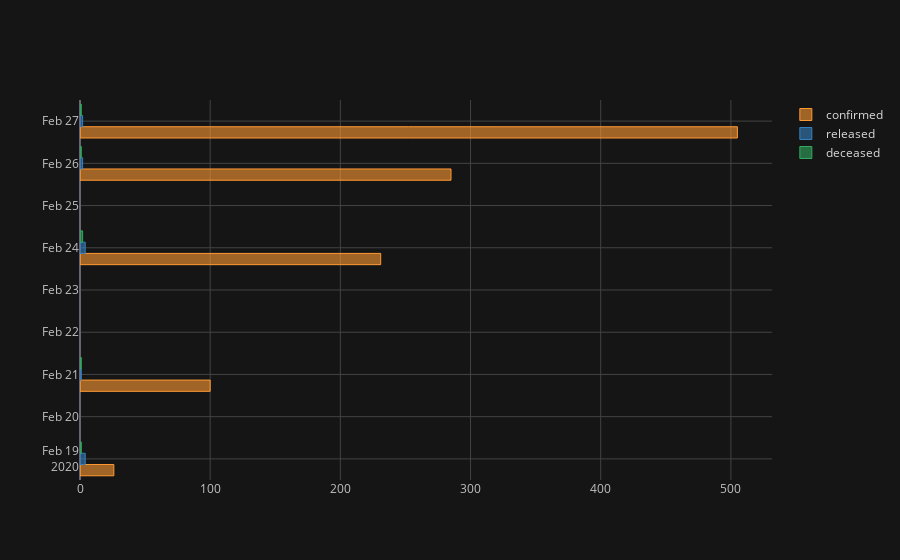

Here is the notebook cell this chart was saved with:
### Code cell
data_merged.set_index('date').iplot(kind='barh')

### Figure 1 — Plotly figure (JSON) as saved in the notebook; plotly's stock layout.template omitted (floating-point values rounded to 4 significant figures)
{"data": [{"marker": {"color": "rgba(255, 153, 51, 0.6)", "line": {"color": "rgba(255, 153, 51, 1.0)", "width": 1}}, "name": "confirmed", "orientation": "h", "text": "", "type": "bar", "x": [26, 100, 231, 285, 505], "y": ["2020-02-19", "2020-02-21", "2020-02-24", "2020-02-26", "2020-02-27"]}, {"marker": {"color": "rgba(55, 128, 191, 0.6)", "line": {"color": "rgba(55, 128, 191, 1.0)", "width": 1}}, "name": "released", "orientation": "h", "text": "", "type": "bar", "x": [4, 1, 4, 2, 2], "y": ["2020-02-19", "2020-02-21", "2020-02-24", "2020-02-26", "2020-02-27"]}, {"marker": {"color": "rgba(50, 171, 96, 0.6)", "line": {"color": "rgba(50, 171, 96, 1.0)", "width": 1}}, "name": "deceased", "orientation": "h", "text": "", "type": "bar", "x": [1, 1, 2, 1, 1], "y": ["2020-02-19", "2020-02-21", "2020-02-24", "2020-02-26", "2020-02-27"]}], "layout": {"legend": {"bgcolor": "#151516", "font": {"color": "#D9D9D9"}}, "paper_bgcolor": "#151516", "plot_bgcolor": "#151516", "title": {"font": {"color": "#D9D9D9"}}, "xaxis": {"gridcolor": "#434343", "showgrid": true, "tickfont": {"color": "#C2C2C2"}, "title": {"font": {"color": "#D9D9D9"}, "text": ""}, "zerolinecolor": "#666570"}, "yaxis": {"gridcolor": "#434343", "showgrid": true, "tickfont": {"color": "#C2C2C2"}, "title": {"font": {"color": "#D9D9D9"}, "text": ""}, "zerolinecolor": "#666570"}}}
